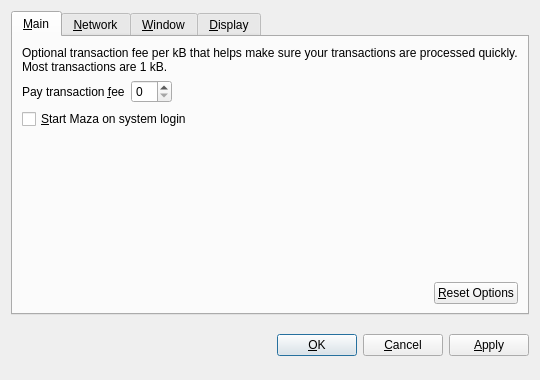
<?xml version="1.0" encoding="UTF-8"?>
<ui version="4.0">
 <class>OptionsDialog</class>
 <widget class="QDialog" name="OptionsDialog">
  <property name="geometry">
   <rect>
    <x>0</x>
    <y>0</y>
    <width>540</width>
    <height>380</height>
   </rect>
  </property>
  <property name="windowTitle">
   <string>Options</string>
  </property>
  <property name="modal">
   <bool>true</bool>
  </property>
  <layout class="QVBoxLayout" name="verticalLayout">
   <item>
    <widget class="QTabWidget" name="tabWidget">
     <property name="tabPosition">
      <enum>QTabWidget::North</enum>
     </property>
     <property name="currentIndex">
      <number>0</number>
     </property>
     <widget class="QWidget" name="tabMain">
      <attribute name="title">
       <string>&amp;Main</string>
      </attribute>
      <layout class="QVBoxLayout" name="verticalLayout_Main">
       <item>
        <widget class="QLabel" name="transactionFeeInfoLabel">
         <property name="text">
          <string>Optional transaction fee per kB that helps make sure your transactions are processed quickly. Most transactions are 1 kB.</string>
         </property>
         <property name="textFormat">
          <enum>Qt::PlainText</enum>
         </property>
         <property name="wordWrap">
          <bool>true</bool>
         </property>
        </widget>
       </item>
       <item>
        <layout class="QHBoxLayout" name="horizontalLayout_1_Main">
         <item>
          <widget class="QLabel" name="transactionFeeLabel">
           <property name="text">
            <string>Pay transaction &amp;fee</string>
           </property>
           <property name="textFormat">
            <enum>Qt::PlainText</enum>
           </property>
           <property name="buddy">
            <cstring>transactionFee</cstring>
           </property>
          </widget>
         </item>
         <item>
          <widget class="BitcoinAmountField" name="transactionFee"/>
         </item>
         <item>
          <spacer name="horizontalSpacer_1_Main">
           <property name="orientation">
            <enum>Qt::Horizontal</enum>
           </property>
           <property name="sizeHint" stdset="0">
            <size>
             <width>40</width>
             <height>20</height>
            </size>
           </property>
          </spacer>
         </item>
        </layout>
       </item>
       <item>
        <widget class="QCheckBox" name="bitcoinAtStartup">
         <property name="toolTip">
          <string>Automatically start Maza after logging in to the system.</string>
         </property>
         <property name="text">
          <string>&amp;Start Maza on system login</string>
         </property>
        </widget>
       </item>
       <item>
        <spacer name="verticalSpacer_Main">
         <property name="orientation">
          <enum>Qt::Vertical</enum>
         </property>
         <property name="sizeHint" stdset="0">
          <size>
           <width>20</width>
           <height>40</height>
          </size>
         </property>
        </spacer>
       </item>
       <item>
        <layout class="QHBoxLayout" name="horizontalLayout_2_Main">
         <item>
          <spacer name="horizontalSpacer_2_Main">
           <property name="orientation">
            <enum>Qt::Horizontal</enum>
           </property>
           <property name="sizeHint" stdset="0">
            <size>
             <width>40</width>
             <height>20</height>
            </size>
           </property>
          </spacer>
         </item>
         <item>
          <widget class="QPushButton" name="resetButton">
           <property name="toolTip">
            <string>Reset all client options to default.</string>
           </property>
           <property name="text">
            <string>&amp;Reset Options</string>
           </property>
           <property name="autoDefault">
            <bool>false</bool>
           </property>
          </widget>
         </item>
        </layout>
       </item>
      </layout>
     </widget>
     <widget class="QWidget" name="tabNetwork">
      <attribute name="title">
       <string>&amp;Network</string>
      </attribute>
      <layout class="QVBoxLayout" name="verticalLayout_Network">
       <item>
        <widget class="QCheckBox" name="mapPortUpnp">
         <property name="toolTip">
          <string>Automatically open the Maza client port on the router. This only works when your router supports UPnP and it is enabled.</string>
         </property>
         <property name="text">
          <string>Map port using &amp;UPnP</string>
         </property>
        </widget>
       </item>
       <item>
        <widget class="QCheckBox" name="connectSocks">
         <property name="toolTip">
          <string>Connect to the Maza network through a SOCKS proxy (e.g. when connecting through Tor).</string>
         </property>
         <property name="text">
          <string>&amp;Connect through SOCKS proxy:</string>
         </property>
        </widget>
       </item>
       <item>
        <layout class="QHBoxLayout" name="horizontalLayout_Network">
         <item>
          <widget class="QLabel" name="proxyIpLabel">
           <property name="text">
            <string>Proxy &amp;IP:</string>
           </property>
           <property name="textFormat">
            <enum>Qt::PlainText</enum>
           </property>
           <property name="buddy">
            <cstring>proxyIp</cstring>
           </property>
          </widget>
         </item>
         <item>
          <widget class="QValidatedLineEdit" name="proxyIp">
           <property name="maximumSize">
            <size>
             <width>140</width>
             <height>16777215</height>
            </size>
           </property>
           <property name="toolTip">
            <string>IP address of the proxy (e.g. 127.0.0.1)</string>
           </property>
          </widget>
         </item>
         <item>
          <widget class="QLabel" name="proxyPortLabel">
           <property name="text">
            <string>&amp;Port:</string>
           </property>
           <property name="textFormat">
            <enum>Qt::PlainText</enum>
           </property>
           <property name="buddy">
            <cstring>proxyPort</cstring>
           </property>
          </widget>
         </item>
         <item>
          <widget class="QLineEdit" name="proxyPort">
           <property name="maximumSize">
            <size>
             <width>55</width>
             <height>16777215</height>
            </size>
           </property>
           <property name="toolTip">
            <string>Port of the proxy (e.g. 9050)</string>
           </property>
          </widget>
         </item>
         <item>
          <widget class="QLabel" name="socksVersionLabel">
           <property name="text">
            <string>SOCKS &amp;Version:</string>
           </property>
           <property name="textFormat">
            <enum>Qt::PlainText</enum>
           </property>
           <property name="buddy">
            <cstring>socksVersion</cstring>
           </property>
          </widget>
         </item>
         <item>
          <widget class="QValueComboBox" name="socksVersion">
           <property name="toolTip">
            <string>SOCKS version of the proxy (e.g. 5)</string>
           </property>
          </widget>
         </item>
         <item>
          <spacer name="horizontalSpacer_Network">
           <property name="orientation">
            <enum>Qt::Horizontal</enum>
           </property>
           <property name="sizeHint" stdset="0">
            <size>
             <width>40</width>
             <height>20</height>
            </size>
           </property>
          </spacer>
         </item>
        </layout>
       </item>
       <item>
        <spacer name="verticalSpacer_Network">
         <property name="orientation">
          <enum>Qt::Vertical</enum>
         </property>
         <property name="sizeHint" stdset="0">
          <size>
           <width>20</width>
           <height>40</height>
          </size>
         </property>
        </spacer>
       </item>
      </layout>
     </widget>
     <widget class="QWidget" name="tabWindow">
      <attribute name="title">
       <string>&amp;Window</string>
      </attribute>
      <layout class="QVBoxLayout" name="verticalLayout_Window">
       <item>
        <widget class="QCheckBox" name="minimizeToTray">
         <property name="toolTip">
          <string>Show only a tray icon after minimizing the window.</string>
         </property>
         <property name="text">
          <string>&amp;Minimize to the tray instead of the taskbar</string>
         </property>
        </widget>
       </item>
       <item>
        <widget class="QCheckBox" name="minimizeOnClose">
         <property name="toolTip">
          <string>Minimize instead of exit the application when the window is closed. When this option is enabled, the application will be closed only after selecting Quit in the menu.</string>
         </property>
         <property name="text">
          <string>M&amp;inimize on close</string>
         </property>
        </widget>
       </item>
       <item>
        <spacer name="verticalSpacer_Window">
         <property name="orientation">
          <enum>Qt::Vertical</enum>
         </property>
         <property name="sizeHint" stdset="0">
          <size>
           <width>20</width>
           <height>40</height>
          </size>
         </property>
        </spacer>
       </item>
      </layout>
     </widget>
     <widget class="QWidget" name="tabDisplay">
      <attribute name="title">
       <string>&amp;Display</string>
      </attribute>
      <layout class="QVBoxLayout" name="verticalLayout_Display">
       <item>
        <layout class="QHBoxLayout" name="horizontalLayout_1_Display">
         <item>
          <widget class="QLabel" name="langLabel">
           <property name="text">
            <string>User Interface &amp;language:</string>
           </property>
           <property name="textFormat">
            <enum>Qt::PlainText</enum>
           </property>
           <property name="buddy">
            <cstring>lang</cstring>
           </property>
          </widget>
         </item>
         <item>
          <widget class="QValueComboBox" name="lang">
           <property name="toolTip">
            <string>The user interface language can be set here. This setting will take effect after restarting Maza.</string>
           </property>
          </widget>
         </item>
        </layout>
       </item>
       <item>
        <layout class="QHBoxLayout" name="horizontalLayout_2_Display">
         <item>
          <widget class="QLabel" name="unitLabel">
           <property name="text">
            <string>&amp;Unit to show amounts in:</string>
           </property>
           <property name="textFormat">
            <enum>Qt::PlainText</enum>
           </property>
           <property name="buddy">
            <cstring>unit</cstring>
           </property>
          </widget>
         </item>
         <item>
          <widget class="QValueComboBox" name="unit">
           <property name="toolTip">
            <string>Choose the default subdivision unit to show in the interface and when sending coins.</string>
           </property>
          </widget>
         </item>
        </layout>
       </item>
       <item>
        <widget class="QCheckBox" name="displayAddresses">
         <property name="toolTip">
          <string>Whether to show Maza addresses in the transaction list or not.</string>
         </property>
         <property name="text">
          <string>&amp;Display addresses in transaction list</string>
         </property>
        </widget>
       </item>
       <item>
        <spacer name="verticalSpacer_Display">
         <property name="orientation">
          <enum>Qt::Vertical</enum>
         </property>
         <property name="sizeHint" stdset="0">
          <size>
           <width>20</width>
           <height>40</height>
          </size>
         </property>
        </spacer>
       </item>
      </layout>
     </widget>
    </widget>
   </item>
   <item>
    <layout class="QHBoxLayout" name="horizontalLayout_Buttons">
     <item>
      <spacer name="horizontalSpacer_1">
       <property name="orientation">
        <enum>Qt::Horizontal</enum>
       </property>
       <property name="sizeHint" stdset="0">
        <size>
         <width>40</width>
         <height>48</height>
        </size>
       </property>
      </spacer>
     </item>
     <item>
      <widget class="QLabel" name="statusLabel">
       <property name="font">
        <font>
         <weight>75</weight>
         <bold>true</bold>
        </font>
       </property>
       <property name="text">
        <string/>
       </property>
       <property name="textFormat">
        <enum>Qt::PlainText</enum>
       </property>
       <property name="wordWrap">
        <bool>true</bool>
       </property>
      </widget>
     </item>
     <item>
      <spacer name="horizontalSpacer_2">
       <property name="orientation">
        <enum>Qt::Horizontal</enum>
       </property>
       <property name="sizeHint" stdset="0">
        <size>
         <width>40</width>
         <height>48</height>
        </size>
       </property>
      </spacer>
     </item>
     <item>
      <widget class="QPushButton" name="okButton">
       <property name="text">
        <string>&amp;OK</string>
       </property>
      </widget>
     </item>
     <item>
      <widget class="QPushButton" name="cancelButton">
       <property name="text">
        <string>&amp;Cancel</string>
       </property>
       <property name="autoDefault">
        <bool>false</bool>
       </property>
      </widget>
     </item>
     <item>
      <widget class="QPushButton" name="applyButton">
       <property name="text">
        <string>&amp;Apply</string>
       </property>
       <property name="autoDefault">
        <bool>false</bool>
       </property>
      </widget>
     </item>
    </layout>
   </item>
  </layout>
 </widget>
 <customwidgets>
  <customwidget>
   <class>BitcoinAmountField</class>
   <extends>QSpinBox</extends>
   <header>bitcoinamountfield.h</header>
  </customwidget>
  <customwidget>
   <class>QValueComboBox</class>
   <extends>QComboBox</extends>
   <header>qvaluecombobox.h</header>
  </customwidget>
  <customwidget>
   <class>QValidatedLineEdit</class>
   <extends>QLineEdit</extends>
   <header>qvalidatedlineedit.h</header>
  </customwidget>
 </customwidgets>
 <resources/>
 <connections/>
</ui>
